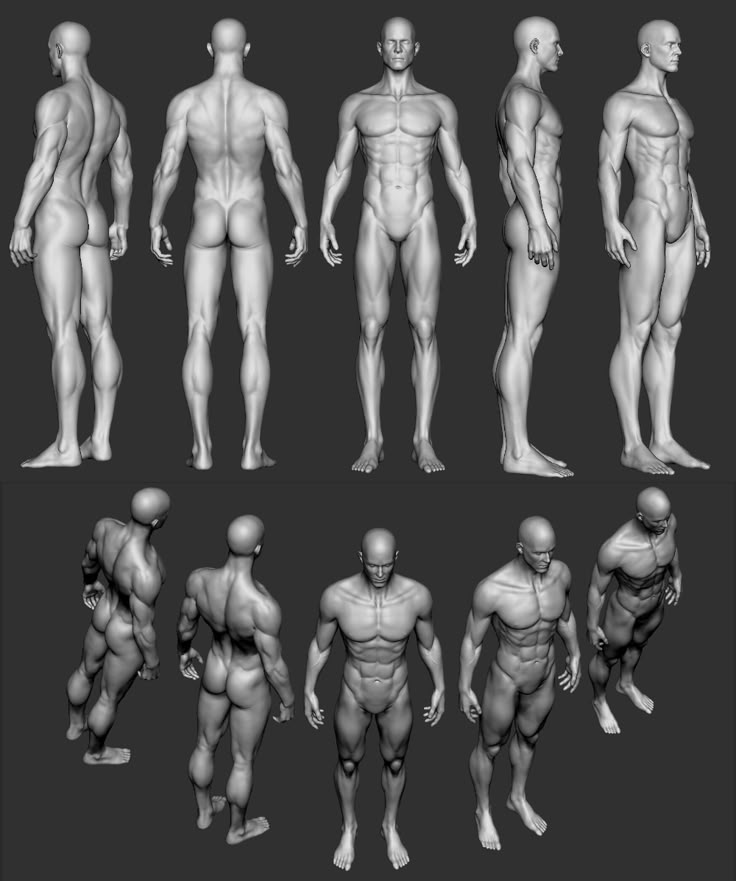
#> input picture studio/config/angle/source/body-sheet.jpg, 736 x 881 px
$ python split_angle_sheet.py ../../config/angle/source/body-sheet.jpg --out out
#> lines starting #> are read from the running program, lines starting #| are printed output that depends on the picture
#> in split, image is the input picture: PIL image 736x881 RGB; min 0, max 238, mean 81.8
#!/usr/bin/env python3
# /// script
# requires-python = ">=3.11"
# dependencies = ["pillow>=10.0"]
# ///
"""Split a contact-sheet of poses into one image per pose.

**Its own PEP 723 block, because Pillow left the pipeline's runtime.** The
package used to depend on it for `convert`, `crop` and contact sheets; all three
are the service's now, so Pillow is a *test* dependency of `pipeline/` and a
script that leaned on it would work only from a synced dev environment. This is
a standalone one-shot run by hand, so it declares what it needs.

A pose sheet — several figures laid out in a grid on a flat background — is
useless as a model input whole: passing it asks the model to match ten poses at
once. This cuts it into one angle image per figure, which is what a turnaround
binds per slot.

The cut is measured, not hand-tuned. Figures are found by projecting "pixels
that differ from the background" onto each axis: bands of non-empty rows are the
sheet's rows, and within each row band, bands of non-empty columns are the
figures. So the same sheet always yields the same boxes, and a differently-laid-
out sheet still works — nothing here assumes a count, an even spacing, or which
of the subject and the background is the darker. Captioned sheets work too: a
label forms its own row band and is discarded for being far too short to be a
figure.

    uv run --script scripts/split_angle_sheet.py sheet.jpg --out /tmp/angles
    uv run --script scripts/split_angle_sheet.py sheet.jpg --out /tmp/angles --report

Output is `<row>-<n>.png`, numbered left to right, top row first. Naming them for
what they SHOW is a judgement call made by eye afterwards — the point of this
script is the geometry.

Naming the output is a judgement call made by eye against the sheet's own
captions, which is why this writes `<row>-<n>.png` and stops there. Where the
angle images end up, and under what names, is a separate and gated step — see
studio/config/README.md.
"""

from __future__ import annotations

import argparse
import os
import statistics
import sys

from PIL import Image

# How far from the background a pixel must sit to count as subject. Measured as
# an ABSOLUTE difference, so the same code reads light figures on a dark ground
# and dark figures on a light one — the two sheets in use are one of each, and
# hard-coding the polarity would mean a second script.
THRESHOLD_MARGIN = 25
# A caption strip is non-background too, so it forms its own row band. It is an
# order of magnitude shorter than a figure, which is what tells them apart:
# anything under this fraction of the tallest band is a label, not a subject.
MIN_ROW_FRACTION = 0.4
# Ignore bands thinner than this: a stray highlight is not a figure.
MIN_BAND = 10
# Breathing room around each figure, so an angle image is not cropped tight to the skin.
PAD = 8


def _bands(counts: list[int], min_len: int = MIN_BAND, floor: int = 1) -> list[tuple[int, int]]:
    """Runs of indices whose count is at or above `floor`, longer than `min_len`."""
    out: list[tuple[int, int]] = []
    start: int | None = None
    for i, n in enumerate(counts):
        if n >= floor and start is None:
            start = i
        elif n < floor and start is not None:
            if i - start >= min_len:
                out.append((start, i))
            start = None
    if start is not None and len(counts) - start >= min_len:
        out.append((start, len(counts)))
    return out


def find_figures(image: Image.Image) -> list[tuple[int, int, int, int]]:
    """Bounding boxes of every figure on the sheet, reading order."""
    grey = image.convert("L")
    width, height = grey.size
#> width = 736; height = 881
    px = grey.load()

    sample = [px[x, y] for y in range(0, height, 7) for x in range(0, width, 7)]
#> sample = 13356 values, max 234 at index 3364, min 0 at index 8704, mean 81.64
    background = statistics.median(sample)
#> background = 48

    def subject(x: int, y: int) -> bool:
        return abs(px[x, y] - background) > THRESHOLD_MARGIN

    rows = [sum(1 for x in range(width) if subject(x, y)) for y in range(height)]
#> rows = 881 values, max 478 at index 255, min 0 at index 0, mean 246.9
    bands = _bands(rows)
#> the loop in _bands, `for i, n in enumerate(counts):` made 881 passes
#> (n, start) on pass 17: (7, 16)
#> start on pass 488: 487
#> after the loop in _bands, `for i, n in enumerate(counts):`: out = [(16, 478), (487, 871)]
#> bands = [(16, 478), (487, 871)]
    if bands:
        tallest = max(b - a for a, b in bands)
#> tallest = 462
        bands = [(a, b) for a, b in bands if (b - a) >= tallest * MIN_ROW_FRACTION]
    boxes: list[tuple[int, int, int, int]] = []
    for top, bottom in bands:
        cols = [sum(1 for y in range(top, bottom) if subject(x, y))
                for x in range(width)]
        for left, right in _bands(cols):
            boxes.append((
                max(0, left - PAD), max(0, top - PAD),
                min(width, right + PAD), min(height, bottom + PAD),
            ))
#> this loop made 2 passes
#> after the loop, boxes = [(1, 8, 141, 486), (142, 8, 316, 486), (312, 8, 485, 486), (485, 8, 582, 486), (590, 8, 719, 486), (59, 479, 178, 879), (169, 479, 302, 879), (296, 479, 453, 879), (451, 479, 589, 879), (579, 479, 690, 879)]
    return boxes


def split(path: str, out_dir: str, report: bool = False) -> list[str]:
    image = Image.open(path)
    boxes = find_figures(image)
    if not boxes:
        print(f"error: found no figures in {path} — is it a pose sheet?", file=sys.stderr)
        raise SystemExit(1)

    os.makedirs(out_dir, exist_ok=True)
    # Group boxes back into rows so the filenames say which row an angle image came from.
    # Tops within a tolerance are the same row; a bigger jump starts the next one.
    ROW_TOLERANCE = 40
    rows: dict[int, int] = {}
    row_no, previous = 0, None
    for top in sorted({box[1] for box in boxes}):
        if previous is None or top - previous > ROW_TOLERANCE:
            row_no += 1
        rows[top] = row_no
        previous = top
#> this loop made 2 passes
#> (top, row_no, previous) on passes 1 to 2: (8, 1, 8), (479, 2, 479)
#> after the loop, row_no = 2; rows = {8: 1, 479: 2}

    written = []
    seen: dict[int, int] = {}
    for box in boxes:
        row = rows[box[1]]
        seen[row] = seen.get(row, 0) + 1
        dest = os.path.join(out_dir, f"{row}-{seen[row]}.png")
        image.crop(box).save(dest)
        written.append(dest)
        if report:
            print(f"{os.path.basename(dest)}  box={box}  "
                  f"size={box[2] - box[0]}x{box[3] - box[1]}")
#> this loop made 10 passes
#> (box, row) on passes 1 to 10: ((1, 8, 141, 486), 1), ((142, 8, 316, 486), 1), ((312, 8, 485, 486), 1), ((485, 8, 582, 486), 1), ((590, 8, 719, 486), 1), ((59, 479, 178, 879), 2), ((169, 479, 302, 879), 2), ((296, 479, 453, 879), 2), ((451, 479, 589, 879), 2), ((579, 479, 690, 879), 2)
#> pass 1, in split, `image.crop(box).save(dest)`:
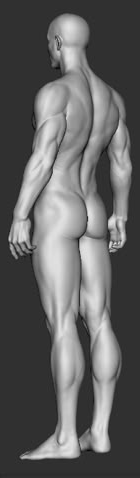
#> saved as 1-1.png: PIL image 140x478 RGB; min 7, max 232, mean 98.4
#> pass 2, in split, `image.crop(box).save(dest)`:
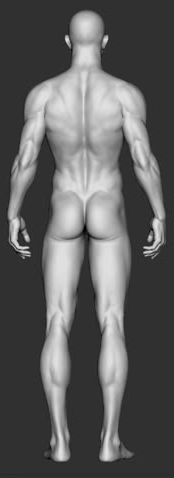
#> saved as 1-2.png: PIL image 174x478 RGB; min 0, max 229, mean 94.9
#> after the loop, seen = {1: 5, 2: 5}; written = ['out/1-1.png', 'out/1-2.png', 'out/1-3.png', 'out/1-4.png', 'out/1-5.png', 'out/2-1.png', 'out/2-2.png', 'out/2-3.png', 'out/2-4.png', 'out/2-5.png']
    return written


def main() -> int:
    ap = argparse.ArgumentParser(description=__doc__,
                                 formatter_class=argparse.RawDescriptionHelpFormatter)
    ap.add_argument("sheet", help="The pose sheet image.")
    ap.add_argument("--out", required=True, help="Directory to write the angle images into.")
    ap.add_argument("--report", action="store_true", help="Print each box as it is written.")
    args = ap.parse_args()

    written = split(args.sheet, args.out, args.report)
    print(f"{len(written)} angle image(s) -> {args.out}", file=sys.stderr)
    return 0


if __name__ == "__main__":
    raise SystemExit(main())
#> (the program exits here)
